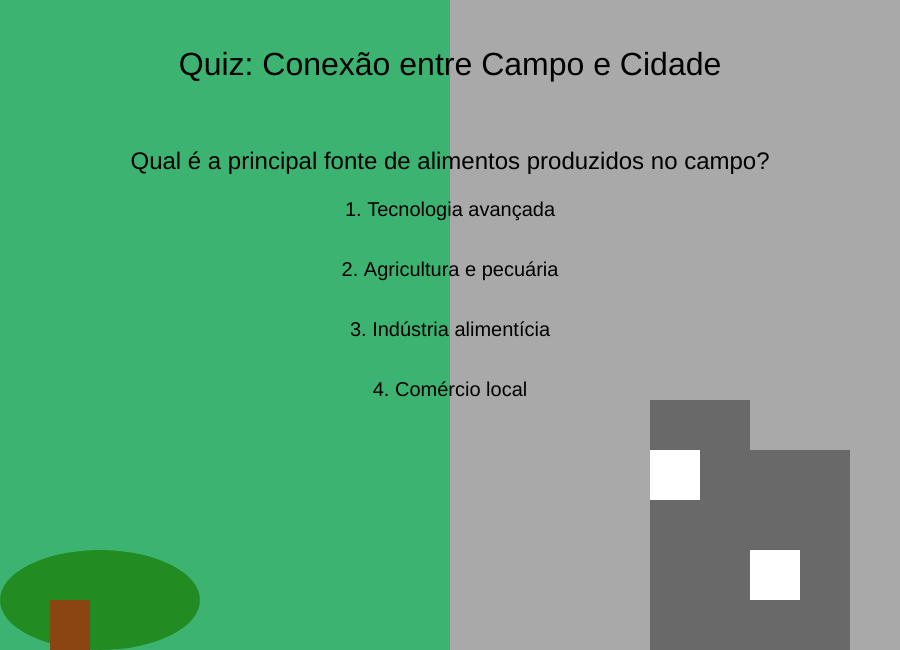
Frame 1 (no input)
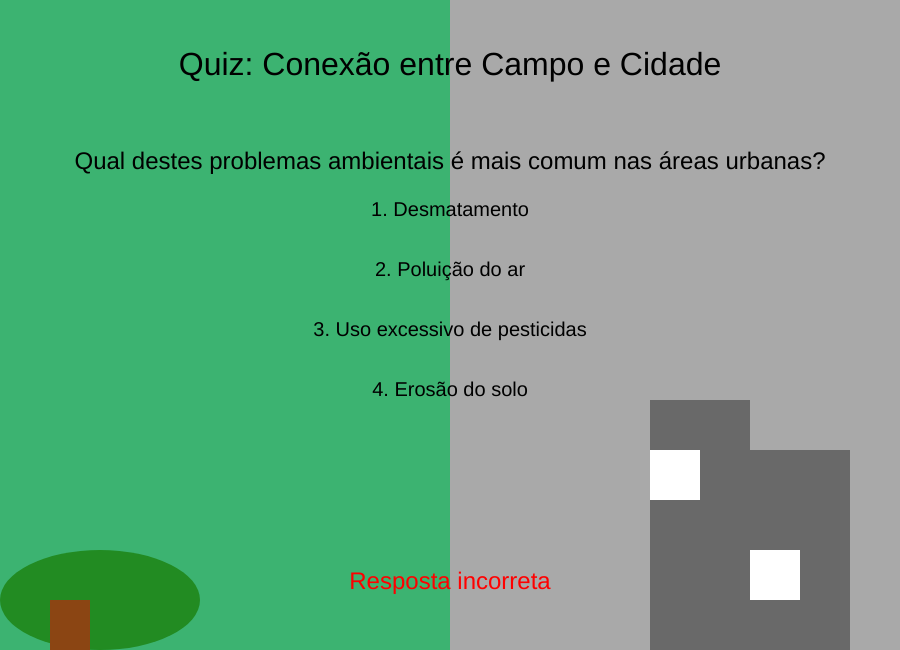
Frame 2 (the mouse pressed at the canvas centre, redrawn once)

The p5.js sketch that drew these frames (run headless with seeded random() and noise() and a simulated clock; the mouse was pressed at the canvas centre and the sketch redrawn once):

// p5.js sketch
// ── sketch.js
let questions = [
  {
    question: "Qual é a principal fonte de alimentos produzidos no campo?",
    options: ["Tecnologia avançada", "Agricultura e pecuária", "Indústria alimentícia", "Comércio local"],
    answer: 1
  },
  {
    question: "Qual destes problemas ambientais é mais comum nas áreas urbanas?",
    options: ["Desmatamento", "Poluição do ar", "Uso excessivo de pesticidas", "Erosão do solo"],
    answer: 1
  },
  {
    question: "O que é a agricultura urbana?",
    options: ["Agricultura feita em áreas rurais, mas com técnicas antigas", "Prática de cultivo de alimentos nas cidades, em espaços urbanos", "Agricultura apenas em grandes plantações fora das cidades", "Agricultura realizada por empresas multinacionais"],
    answer: 1
  },
  {
    question: "Qual é a principal fonte de poluição do ar nas cidades?",
    options: ["Tráfego de veículos", "Plantação de árvores", "Fontes de energia solar", "Campos agrícolas"],
    answer: 0
  },
  {
    question: "A sustentabilidade é importante para o equilíbrio entre o campo e a cidade. O que significa sustentabilidade?",
    options: ["Desenvolvimento sem considerar o impacto ambiental", "Manter um estilo de vida que dependa exclusivamente dos recursos naturais", "Uso de recursos de forma que atenda às necessidades do presente sem comprometer o futuro", "Aumentar a produção e o consumo a qualquer custo"],
    answer: 2
  },
];

let currentQuestion = 0;
let userAnswers = [];
let quizFinished = false;
let feedback = ""; // Variável para exibir feedback (correto/incorreto)
let opacity = 255; // Inicializando opacidade com valor máximo
let opacityChangeRate = 5; // Taxa de mudança da opacidade

function setup() {
  createCanvas(900, 650);
  textSize(20);
  textAlign(CENTER, TOP);
  noLoop();
}

function draw() {
  background(220);
  drawBackground();  // Função para desenhar o fundo detalhado

  // Título do quiz
  fill(0);
  textSize(32);
  text("Quiz: Conexão entre Campo e Cidade", width / 2, 50);

  // Exibe a pergunta e opções
  displayQuestion();

  // Exibe o feedback, se necessário
  if (feedback !== "") {
    textSize(24);
    fill(feedback === "correto" ? "green" : "red");
    text(feedback === "correto" ? "Resposta correta!" : "Resposta incorreta", width / 2, height - 80);
  }

  // Se o quiz estiver finalizado, exibe o resultado
  if (quizFinished) {
    displayResult();
  }

  // Transição de fade entre perguntas
  if (opacity > 0 && feedback === "") {
    opacity -= opacityChangeRate; // Diminui a opacidade gradualmente para a transição
  }
}

function drawBackground() {
  // Desenhando o fundo do campo e cidade
  noStroke();

  // Campo (lado esquerdo)
  fill(60, 179, 113); // Cor verde para o campo
  rect(0, 0, width / 2, height);  // Divisão do campo

  // Cidade (lado direito)
  fill(169, 169, 169); // Cor cinza para a cidade
  rect(width / 2, 0, width / 2, height);  // Divisão da cidade

  // Desenhando o campo (simples)
  fill(34, 139, 34);
  ellipse(100, height - 50, 200, 100); // Árvores do campo
  fill(139, 69, 19);
  rect(50, height - 50, 40, 60); // Troncos das árvores

  // Desenhando a cidade (simples)
  fill(105, 105, 105);
  rect(width - 150, height - 200, 100, 200);  // Prédio
  rect(width - 250, height - 250, 100, 250);  // Prédio maior
  fill(255);
  rect(width - 150, height - 100, 50, 50);  // Janela no prédio
  rect(width - 250, height - 200, 50, 50);  // Janela no prédio maior
}

function displayQuestion() {
  if (currentQuestion < questions.length) {
    let q = questions[currentQuestion];

    // Pergunta centralizada com transição de fade
    textSize(24);
    fill(0, 0, 0, opacity); // Aplica a opacidade nas perguntas
    text(q.question, width / 2, 150);

    // Exibe as opções centralizadas e com mais espaçamento
    for (let i = 0; i < q.options.length; i++) {
      textSize(20);
      fill(0, 0, 0, opacity); // Aplica a opacidade nas opções
      text((i + 1) + ". " + q.options[i], width / 2, 200 + (i * 60)); 
    }
  } else {
    quizFinished = true;
    redraw();
  }
}

function mousePressed() {
  if (quizFinished) {
    // Reiniciar o quiz
    currentQuestion = 0;
    userAnswers = [];
    quizFinished = false;
    feedback = "";
    opacity = 255; // Reinicia a opacidade para 255
    redraw();
  } else {
    let q = questions[currentQuestion];
    let selectedOption = Math.floor((mouseY - 200) / 60); // Ajustando a detecção da opção com o novo espaçamento

    if (selectedOption >= 0 && selectedOption < q.options.length) {
      userAnswers.push(selectedOption); // Armazena a resposta do usuário
      checkAnswer(selectedOption); // Verifica se a resposta está correta
    }
  }
}

function checkAnswer(selectedOption) {
  let q = questions[currentQuestion];
  if (selectedOption === q.answer) {
    feedback = "correto"; // Resposta correta
  } else {
    feedback = "incorreto"; // Resposta incorreta
  }

  // Avança para a próxima pergunta imediatamente
  currentQuestion++;
  opacity = 255; // Resetando a opacidade para a transição da próxima pergunta
  loop(); // Reinicia o loop para atualizar a tela e mostrar a próxima pergunta
}

function displayResult() {
  let score = 0;
  
  // Calcula a pontuação
  for (let i = 0; i < questions.length; i++) {
    if (userAnswers[i] === questions[i].answer) {
      score++;
    }
  }

  // Exibe o resultado
  textSize(28);
  fill(0);
  text("Fim do Quiz! Sua pontuação foi: " + score + "/" + questions.length, width / 2, height / 2 - 50);

  textSize(18);
  text("Clique para reiniciar", width / 2, height / 2 + 50);
}
